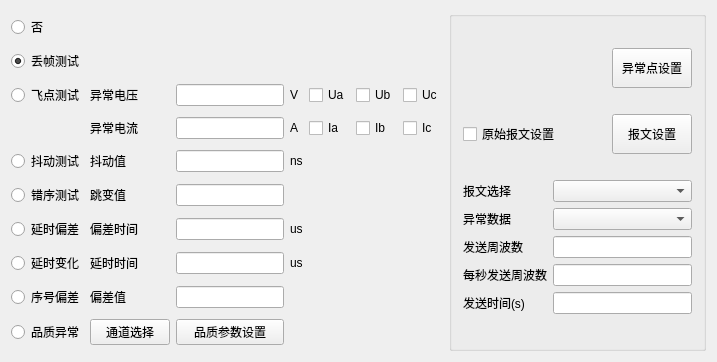
<?xml version="1.0" encoding="UTF-8"?>
<ui version="4.0">
 <class>QSmvAbnormalParaset</class>
 <widget class="QWidget" name="QSmvAbnormalParaset">
  <property name="geometry">
   <rect>
    <x>0</x>
    <y>0</y>
    <width>717</width>
    <height>362</height>
   </rect>
  </property>
  <property name="maximumSize">
   <size>
    <width>1024</width>
    <height>768</height>
   </size>
  </property>
  <property name="windowTitle">
   <string>QSmvAbnormalParaset</string>
  </property>
  <layout class="QGridLayout" name="gridLayout_5">
   <item row="0" column="0" rowspan="2" colspan="2">
    <layout class="QGridLayout" name="gridLayout_2">
     <item row="2" column="1">
      <widget class="QLabel" name="label_6">
       <property name="minimumSize">
        <size>
         <width>60</width>
         <height>0</height>
        </size>
       </property>
       <property name="text">
        <string>异常电压</string>
       </property>
      </widget>
     </item>
     <item row="2" column="2">
      <widget class="QSttLineEdit" name="lne_flypointvolt"/>
     </item>
     <item row="8" column="1">
      <widget class="QLabel" name="label_18">
       <property name="minimumSize">
        <size>
         <width>60</width>
         <height>0</height>
        </size>
       </property>
       <property name="text">
        <string>偏差值</string>
       </property>
      </widget>
     </item>
     <item row="8" column="2">
      <widget class="QSttLineEdit" name="lne_indexerr"/>
     </item>
     <item row="5" column="2">
      <widget class="QSttLineEdit" name="lne_errcmpt"/>
     </item>
     <item row="6" column="0">
      <widget class="QRadioButton" name="radio_delayoffset">
       <property name="text">
        <string>延时偏差</string>
       </property>
      </widget>
     </item>
     <item row="0" column="0">
      <widget class="QRadioButton" name="radio_no">
       <property name="text">
        <string>否</string>
       </property>
      </widget>
     </item>
     <item row="1" column="0">
      <widget class="QRadioButton" name="radio_lost">
       <property name="text">
        <string>丢帧测试</string>
       </property>
       <property name="checked">
        <bool>true</bool>
       </property>
      </widget>
     </item>
     <item row="2" column="4">
      <widget class="QSttCheckBox" name="ck_Ua">
       <property name="text">
        <string>Ua</string>
       </property>
      </widget>
     </item>
     <item row="2" column="6">
      <widget class="QSttCheckBox" name="ck_Uc">
       <property name="text">
        <string>Uc</string>
       </property>
      </widget>
     </item>
     <item row="3" column="1">
      <widget class="QLabel" name="label_7">
       <property name="minimumSize">
        <size>
         <width>60</width>
         <height>0</height>
        </size>
       </property>
       <property name="text">
        <string>异常电流</string>
       </property>
      </widget>
     </item>
     <item row="2" column="5">
      <widget class="QSttCheckBox" name="ck_Ub">
       <property name="text">
        <string>Ub</string>
       </property>
      </widget>
     </item>
     <item row="3" column="2">
      <widget class="QSttLineEdit" name="lne_flypoitcurrent"/>
     </item>
     <item row="4" column="1">
      <widget class="QLabel" name="label_8">
       <property name="minimumSize">
        <size>
         <width>60</width>
         <height>0</height>
        </size>
       </property>
       <property name="text">
        <string>抖动值  </string>
       </property>
      </widget>
     </item>
     <item row="3" column="6">
      <widget class="QSttCheckBox" name="ck_Ic">
       <property name="text">
        <string>Ic</string>
       </property>
      </widget>
     </item>
     <item row="4" column="0">
      <widget class="QRadioButton" name="radio_jitter">
       <property name="text">
        <string>抖动测试</string>
       </property>
      </widget>
     </item>
     <item row="3" column="5">
      <widget class="QSttCheckBox" name="ck_Ib">
       <property name="text">
        <string>Ib</string>
       </property>
      </widget>
     </item>
     <item row="5" column="1">
      <widget class="QLabel" name="label_9">
       <property name="minimumSize">
        <size>
         <width>60</width>
         <height>0</height>
        </size>
       </property>
       <property name="text">
        <string>跳变值</string>
       </property>
      </widget>
     </item>
     <item row="4" column="2">
      <widget class="QSttLineEdit" name="lne_jitter"/>
     </item>
     <item row="5" column="0">
      <widget class="QRadioButton" name="radio_errcmpt">
       <property name="text">
        <string>错序测试</string>
       </property>
      </widget>
     </item>
     <item row="3" column="4">
      <widget class="QSttCheckBox" name="ck_Ia">
       <property name="text">
        <string>Ia</string>
       </property>
      </widget>
     </item>
     <item row="6" column="2">
      <widget class="QSttLineEdit" name="lne_offsettime"/>
     </item>
     <item row="7" column="1">
      <widget class="QLabel" name="label_12">
       <property name="minimumSize">
        <size>
         <width>60</width>
         <height>0</height>
        </size>
       </property>
       <property name="text">
        <string>延时时间</string>
       </property>
      </widget>
     </item>
     <item row="7" column="0">
      <widget class="QRadioButton" name="radio_delaymodify">
       <property name="text">
        <string>延时变化</string>
       </property>
      </widget>
     </item>
     <item row="7" column="2">
      <widget class="QSttLineEdit" name="lne_modifytime"/>
     </item>
     <item row="6" column="1">
      <widget class="QLabel" name="label_11">
       <property name="minimumSize">
        <size>
         <width>60</width>
         <height>0</height>
        </size>
       </property>
       <property name="text">
        <string>偏差时间</string>
       </property>
      </widget>
     </item>
     <item row="8" column="0">
      <widget class="QRadioButton" name="radio_indexerr">
       <property name="text">
        <string>序号偏差</string>
       </property>
      </widget>
     </item>
     <item row="9" column="1">
      <widget class="QPushButton" name="pbn_ChannelSelect">
       <property name="text">
        <string>通道选择</string>
       </property>
      </widget>
     </item>
     <item row="9" column="2">
      <widget class="QPushButton" name="pbn_qualitySet">
       <property name="text">
        <string>品质参数设置</string>
       </property>
      </widget>
     </item>
     <item row="2" column="0">
      <widget class="QRadioButton" name="radio_flypoint">
       <property name="text">
        <string>飞点测试</string>
       </property>
      </widget>
     </item>
     <item row="9" column="0">
      <widget class="QRadioButton" name="radio_qualityinvalid">
       <property name="text">
        <string>品质异常</string>
       </property>
      </widget>
     </item>
     <item row="2" column="3">
      <widget class="QLabel" name="label_17">
       <property name="text">
        <string>V</string>
       </property>
      </widget>
     </item>
     <item row="4" column="3">
      <widget class="QLabel" name="label_13">
       <property name="text">
        <string>ns</string>
       </property>
      </widget>
     </item>
     <item row="6" column="3">
      <widget class="QLabel" name="label_14">
       <property name="text">
        <string>us</string>
       </property>
      </widget>
     </item>
     <item row="7" column="3">
      <widget class="QLabel" name="label_15">
       <property name="text">
        <string>us</string>
       </property>
      </widget>
     </item>
     <item row="3" column="3">
      <widget class="QLabel" name="label_19">
       <property name="text">
        <string>A</string>
       </property>
      </widget>
     </item>
    </layout>
   </item>
   <item row="0" column="2" rowspan="2">
    <widget class="QGroupBox" name="left_group">
     <property name="title">
      <string/>
     </property>
     <layout class="QGridLayout" name="gridLayout_3">
      <item row="0" column="0">
       <spacer name="horizontalSpacer_2">
        <property name="orientation">
         <enum>Qt::Horizontal</enum>
        </property>
        <property name="sizeHint" stdset="0">
         <size>
          <width>121</width>
          <height>40</height>
         </size>
        </property>
       </spacer>
      </item>
      <item row="0" column="1">
       <widget class="QPushButton" name="pbn_set">
        <property name="minimumSize">
         <size>
          <width>0</width>
          <height>40</height>
         </size>
        </property>
        <property name="text">
         <string>异常点设置</string>
        </property>
       </widget>
      </item>
      <item row="1" column="1">
       <widget class="QPushButton" name="pbn_MessageSet">
        <property name="minimumSize">
         <size>
          <width>0</width>
          <height>40</height>
         </size>
        </property>
        <property name="text">
         <string>报文设置</string>
        </property>
       </widget>
      </item>
      <item row="2" column="0" colspan="2">
       <layout class="QGridLayout" name="gridLayout">
        <item row="0" column="1">
         <widget class="QScrollComboBox" name="cmb_APPID"/>
        </item>
        <item row="1" column="0">
         <widget class="QLabel" name="label_1">
          <property name="text">
           <string>异常数据</string>
          </property>
         </widget>
        </item>
        <item row="1" column="1">
         <widget class="QScrollComboBox" name="cmb_sendtype"/>
        </item>
        <item row="3" column="1">
         <widget class="QSttLineEdit" name="lne_circlepersecond"/>
        </item>
        <item row="4" column="0">
         <widget class="QLabel" name="label_4">
          <property name="text">
           <string>发送时间(s)</string>
          </property>
         </widget>
        </item>
        <item row="2" column="1">
         <widget class="QSttLineEdit" name="lne_sendcircle"/>
        </item>
        <item row="4" column="1">
         <widget class="QSttLineEdit" name="lne_sendtime"/>
        </item>
        <item row="0" column="0">
         <widget class="QLabel" name="label_16">
          <property name="text">
           <string>报文选择</string>
          </property>
         </widget>
        </item>
        <item row="3" column="0">
         <widget class="QLabel" name="label_2">
          <property name="text">
           <string>每秒发送周波数</string>
          </property>
         </widget>
        </item>
        <item row="2" column="0">
         <widget class="QLabel" name="label_3">
          <property name="text">
           <string>发送周波数</string>
          </property>
         </widget>
        </item>
       </layout>
      </item>
      <item row="1" column="0">
       <widget class="QSttCheckBox" name="checkBox_SelOrgPkgSet">
        <property name="text">
         <string>原始报文设置</string>
        </property>
       </widget>
      </item>
     </layout>
    </widget>
   </item>
  </layout>
 </widget>
 <layoutdefault spacing="6" margin="11"/>
 <customwidgets>
  <customwidget>
   <class>QSttLineEdit</class>
   <extends>QLineEdit</extends>
   <header location="global">../Module/UI/Controls/SttLineEdit.h</header>
  </customwidget>
  <customwidget>
   <class>QScrollComboBox</class>
   <extends>QComboBox</extends>
   <header>../Module/UI/Module/ScrollCtrl/ScrollComboBox.h</header>
  </customwidget>
  <customwidget>
   <class>QSttCheckBox</class>
   <extends>QCheckBox</extends>
   <header>../Module/UI/Controls/SttCheckBox.h</header>
  </customwidget>
 </customwidgets>
 <resources/>
 <connections/>
</ui>
